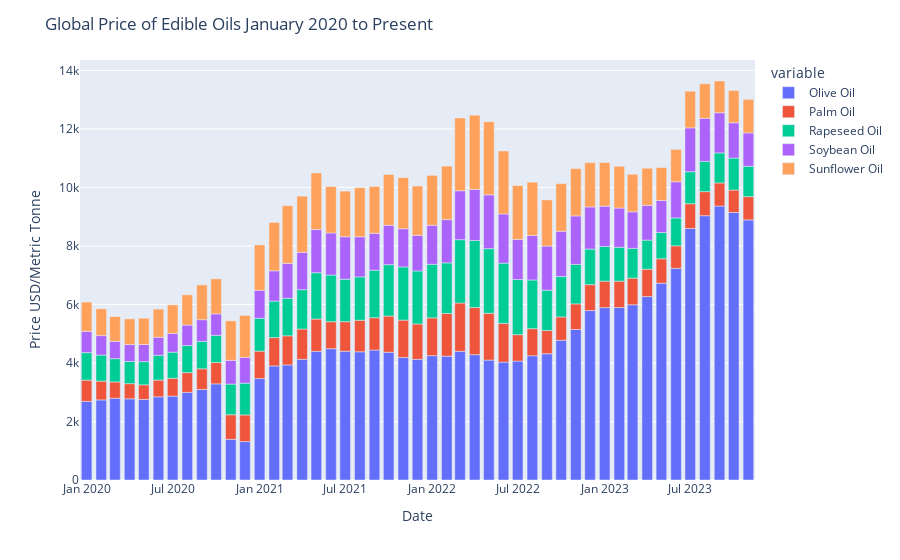

Notebook code for this chart:
### Code cell
# Visualize the filtered data using a stacked bar graph
oil_prices_2020_to_present = px.bar(
    glob_oil_prices_2020[
        ["Olive Oil", "Palm Oil", "Rapeseed Oil", "Soybean Oil", "Sunflower Oil"]
    ]
)

# Format the visual
# Set the title for the whole plot
oil_prices_2020_to_present.update_layout(
    title_text="Global Price of Edible Oils January 2020 to Present"
)
oil_prices_2020_to_present.update_xaxes(title_text="Date")
oil_prices_2020_to_present.update_yaxes(title_text="Price USD/Metric Tonne")
